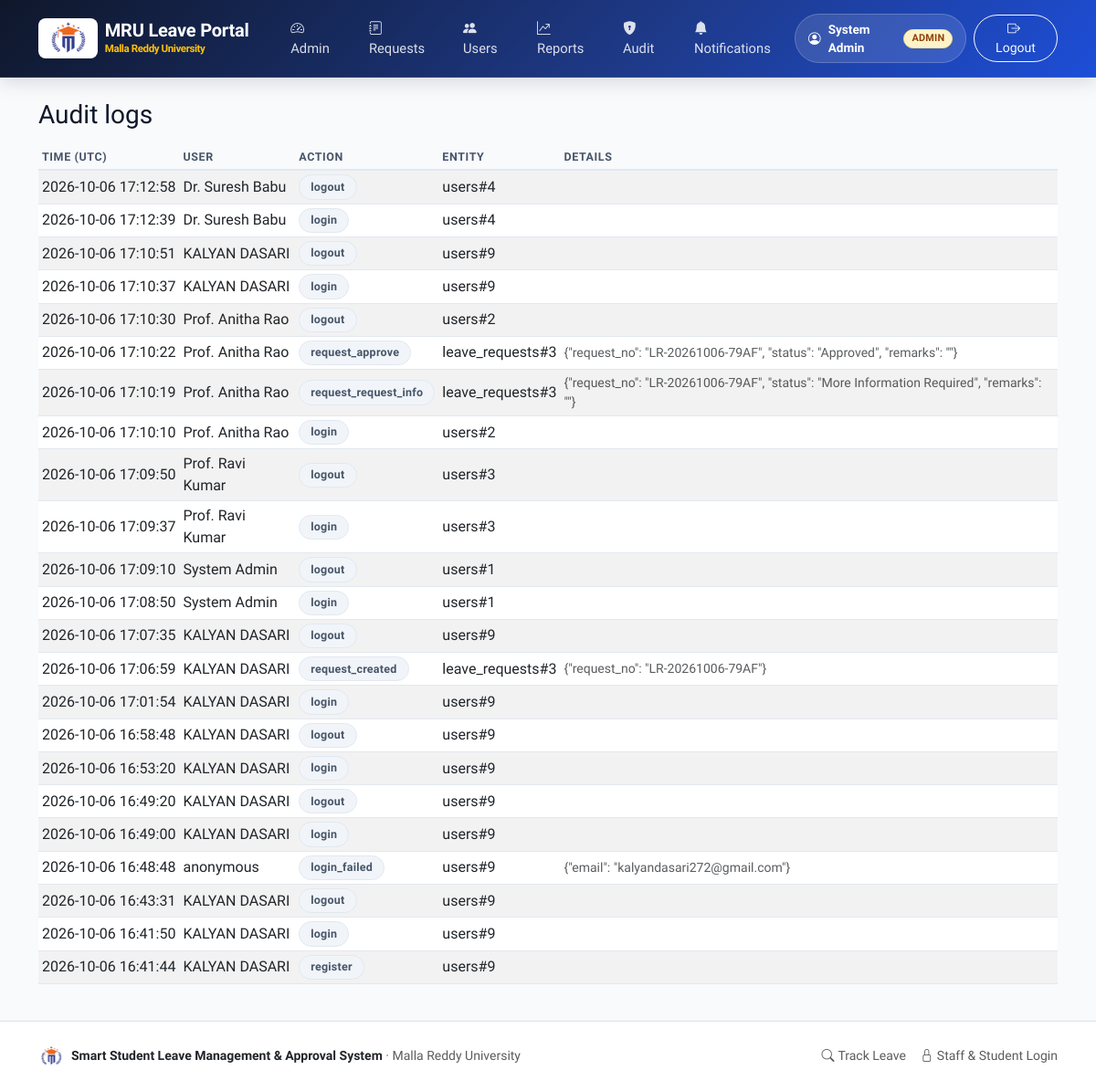
Before: /admin/audit (signed in) with the older database file.
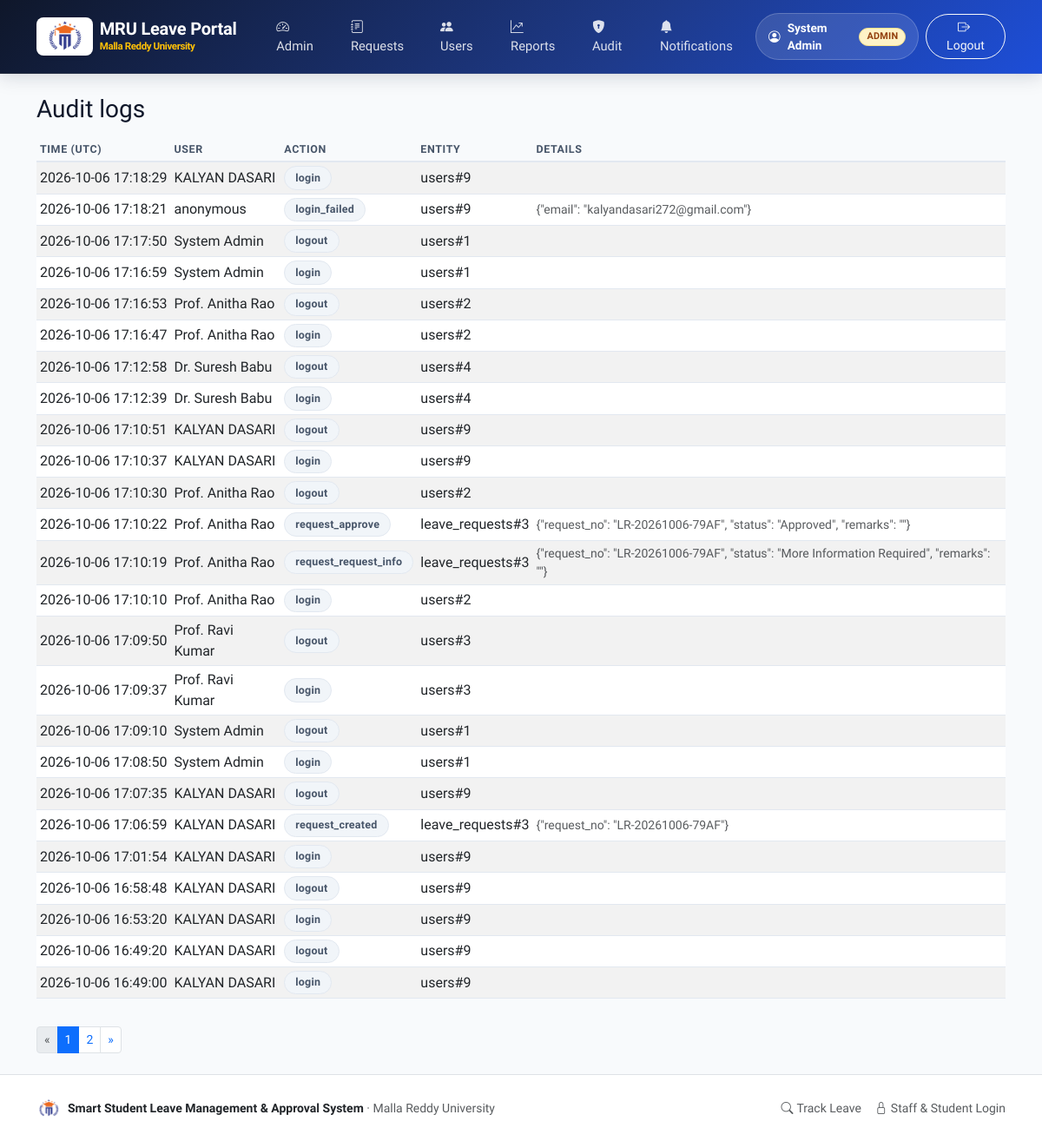
After: the same page with the newer database file.
### tables this page shows
CREATE TABLE users (
    id INTEGER PRIMARY KEY AUTOINCREMENT,
    name TEXT NOT NULL,
    roll_no TEXT,
    email TEXT NOT NULL COLLATE NOCASE UNIQUE,
    password_hash TEXT NOT NULL,
    role TEXT NOT NULL CHECK (role IN ('student', 'faculty', 'hod', 'admin')),
    department_id INTEGER REFERENCES departments(id),
    branch_id INTEGER REFERENCES branches(id),
    active INTEGER NOT NULL DEFAULT 1,
    created_at TEXT NOT NULL
);

CREATE TABLE audit_logs (
    id INTEGER PRIMARY KEY AUTOINCREMENT,
    user_id INTEGER REFERENCES users(id),
    action TEXT NOT NULL,
    entity TEXT,
    entity_id INTEGER,
    details TEXT NOT NULL DEFAULT '',
    created_at TEXT NOT NULL
);

### leave_management/admin_views.py (the view)
@bp.route("/audit")
@roles_required("admin")
def audit_logs():
    page = page_number(request.args.get("page"))
    per_page = 25
    total = query("SELECT COUNT(*) AS n FROM audit_logs", one=True)["n"]
    rows = query(
        """SELECT a.*, u.name AS user_name, u.email AS user_email
           FROM audit_logs a LEFT JOIN users u ON u.id = a.user_id
           ORDER BY a.created_at DESC, a.id DESC LIMIT ? OFFSET ?""",
        (per_page, (page - 1) * per_page),
    )
    return render_template("admin/audit.html", logs=rows, page=page, total=total, per_page=per_page)

### leave_management/db.py (called while the page is built)
def get_db() -> sqlite3.Connection:
    if "db" not in g:
        g.db = sqlite3.connect(current_app.config["DATABASE"])
        g.db.row_factory = sqlite3.Row
        g.db.execute("PRAGMA foreign_keys = ON")
    return g.db

def query(sql: str, args=(), one: bool = False):
    cur = get_db().execute(sql, args)
    rows = cur.fetchall()
    cur.close()
    if one:
        return rows[0] if rows else None
    return rows

### leave_management/notify.py (called while the page is built)
def unread_count(user_id) -> int:
    row = query(
        "SELECT COUNT(*) AS n FROM notifications WHERE recipient_id = ? AND is_read = 0 AND channel = 'in_app'",
        (user_id,),
        one=True,
    )
    return row["n"] if row else 0

### leave_management/security.py (called while the page is built)
def load_user():
    user_id = session.get("user_id")
    g.user = None
    if user_id:
        g.user = query(
            """SELECT u.*, d.name AS department_name, b.name AS branch_name
               FROM users u
               LEFT JOIN departments d ON d.id = u.department_id
               LEFT JOIN branches b ON b.id = u.branch_id
               WHERE u.id = ? AND u.active = 1""",
            (user_id,),
            one=True,
        )
        if g.user is None:
            session.pop("user_id", None)

def roles_required(*roles):
    def decorator(view):
        @wraps(view)
        def wrapper(*args, **kwargs):
            if g.user is None:
                flash("Please sign in to continue.", "warning")
                return redirect(url_for("auth.login", next=request.path))
            if g.user["role"] not in roles:
                abort(403)
            return view(*args, **kwargs)
        return wrapper
    return decorator

### leave_management/validators.py (called while the page is built)
def page_number(raw, default=1) -> int:
    try:
        return max(int(raw or default), 1)
    except (TypeError, ValueError):
        return default

### templates/admin/audit.html (shortened to what this page needs)
{% extends "base.html" %}
{% from "_macros.html" import pager %}
{% block content %}
<h3 class="mb-3">Audit logs</h3>
{% if not logs %}
<div class="alert alert-light border text-center py-5 text-muted">No audit entries recorded yet.</div>
{% else %}
<div class="table-responsive">
  <table class="table table-sm table-striped align-middle">
    <thead class="table-light"><tr><th>Time (UTC)</th><th>User</th><th>Action</th><th>Entity</th><th>Details</th></tr></thead>
    <tbody>
      {% for l in logs %}
      <tr>
        <td class="text-nowrap">{{ l.created_at }}</td>
        <td>{{ l.user_name or 'anonymous' }}</td>
        <td><span class="badge bg-secondary">{{ l.action }}</span></td>
        <td>{{ l.entity or '-' }}{% if l.entity_id %}#{{ l.entity_id }}{% endif %}</td>
        <td class="small text-muted">{{ l.details }}</td>
      </tr>
      {% endfor %}
    </tbody>
  </table>
</div>
{{ pager(page, total, per_page) }}
{% endif %}
{% endblock %}

### templates/base.html (shortened to what this page needs)
<!DOCTYPE html>
<html lang="en">
<head>
  <link href="https://cdn.jsdelivr.net/npm/bootstrap@5.3.0/dist/css/bootstrap.min.css" rel="stylesheet">
  <link href="https://cdn.jsdelivr.net/npm/bootstrap-icons@1.11.3/font/bootstrap-icons.min.css" rel="stylesheet">
  <link href="{{ url_for('static', filename='styles.css') }}" rel="stylesheet">
</head>
<body>
<nav class="navbar navbar-expand-lg mru-navbar no-print">
  <div class="container">
    <a class="navbar-brand mru-brand-title d-flex align-items-center gap-2" href="{{ url_for('main.dashboard') }}">
      <div class="bg-white rounded-3 px-2 py-1 shadow-sm d-flex align-items-center justify-content-center border border-white border-opacity-50" style="height: 44px;">
        <img src="{{ url_for('static', filename='images/mru-logo.png') }}" alt="Malla Reddy University" style="height: 36px; width: auto; object-fit: contain;">
      </div>
      <div class="d-flex flex-column">
        <span class="fw-bold fs-5 text-white" style="letter-spacing: -0.01em; line-height: 1.15;">MRU Leave Portal</span>
        <span class="text-warning small" style="font-size: 0.72rem; font-weight: 600;">Malla Reddy University</span>
      </div>
    </a>
    <div class="collapse navbar-collapse" id="nav">
      <ul class="navbar-nav me-auto ps-lg-3">
        {% if current_user %}
          {% if current_user.role == 'student' %}
            <li class="nav-item"><a class="nav-link" href="{{ url_for('student.dashboard') }}"><i class="bi bi-grid-fill me-1"></i> Dashboard</a></li>
            <li class="nav-item"><a class="nav-link" href="{{ url_for('student.new_request') }}"><i class="bi bi-file-earmark-plus-fill me-1"></i> Apply for Leave</a></li>
            <li class="nav-item"><a class="nav-link" href="{{ url_for('student.balances') }}"><i class="bi bi-clock-history me-1"></i> Leave Balance</a></li>
          {% elif current_user.role in ('faculty', 'hod') %}
            <li class="nav-item"><a class="nav-link" href="{{ url_for('review.dashboard') }}"><i class="bi bi-clipboard-check-fill me-1"></i> Review Queue</a></li>
          {% elif current_user.role == 'admin' %}
            <li class="nav-item"><a class="nav-link" href="{{ url_for('admin.dashboard') }}"><i class="bi bi-speedometer2 me-1"></i> Admin</a></li>
            <li class="nav-item"><a class="nav-link" href="{{ url_for('review.dashboard') }}"><i class="bi bi-journal-text me-1"></i> Requests</a></li>
            <li class="nav-item"><a class="nav-link" href="{{ url_for('admin.users') }}"><i class="bi bi-people-fill me-1"></i> Users</a></li>
            <li class="nav-item"><a class="nav-link" href="{{ url_for('admin.reports') }}"><i class="bi bi-graph-up-arrow me-1"></i> Reports</a></li>
            <li class="nav-item"><a class="nav-link" href="{{ url_for('admin.audit_logs') }}"><i class="bi bi-shield-lock-fill me-1"></i> Audit</a></li>
          {% endif %}
          <li class="nav-item">
            <a class="nav-link" href="{{ url_for('main.notifications') }}">
              <i class="bi bi-bell-fill me-1"></i> Notifications
            </a>
          </li>
        {% else %}
          <li class="nav-item"><a class="nav-link" href="{{ url_for('main.dashboard') }}"><i class="bi bi-house-door-fill me-1"></i> Home</a></li>
          <li class="nav-item"><a class="nav-link" href="{{ url_for('main.track') }}"><i class="bi bi-search me-1"></i> Track Leave</a></li>
        {% endif %}
      </ul>
      <ul class="navbar-nav align-items-lg-center gap-2">
        {% if current_user %}
          <li class="nav-item">
            <div class="user-pill">
              <i class="bi bi-person-circle"></i>
              <span>{{ current_user.name }}</span>
              <span class="badge bg-warning text-dark text-uppercase py-1 px-2" style="font-size: 0.68rem;">{{ current_user.role }}</span>
            </div>
          </li>
          <li class="nav-item">
            <form method="post" action="{{ url_for('auth.logout') }}" class="d-inline">
              <button class="btn btn-outline-light btn-sm px-3 rounded-pill">
                <i class="bi bi-box-arrow-right me-1"></i> Logout
              </button>
            </form>
          </li>
        {% endif %}
      </ul>
    </div>
  </div>
</nav>
<main class="container py-4">
  {% block content %}{% endblock %}
</main>
<footer class="mt-auto py-4 bg-white border-top text-muted small no-print">
  <div class="container d-flex flex-column flex-md-row justify-content-between align-items-center gap-3">
    <div class="d-flex align-items-center gap-2">
      <img src="{{ url_for('static', filename='images/mru-logo.png') }}" alt="MRU Logo" style="height: 28px; width: 28px; object-fit: contain;">
      <span><strong class="text-dark">Smart Student Leave Management &amp; Approval System</strong> &middot; Malla Reddy University</span>
    </div>
    <div class="d-flex gap-3">
      <a href="{{ url_for('main.track') }}" class="text-decoration-none text-muted"><i class="bi bi-search me-1"></i>Track Leave</a>
      <a href="{{ url_for('auth.login') }}" class="text-decoration-none text-muted"><i class="bi bi-lock me-1"></i>Staff &amp; Student Login</a>
    </div>
  </div>
</footer>
</body>
</html>

### templates/_macros.html (shortened to what this page needs)
{% macro pager(page, total, per_page) %}
{% set pages = ((total - 1) // per_page) + 1 if total > 0 else 1 %}
{% if pages > 1 %}
{% set args = request.args.to_dict() %}
<nav class="mt-3" aria-label="Pagination">
  <ul class="pagination pagination-sm mb-0">
    <li class="page-item {{ 'disabled' if page <= 1 }}">
      <a class="page-link" href="{{ url_for(request.endpoint, page=page-1, **args) }}">&laquo;</a>
    </li>
    {% for p in range(1, pages + 1) %}
      {% if p == page or p == 1 or p == pages or (p >= page - 2 and p <= page + 2) %}
      <li class="page-item {{ 'active' if p == page }}">
        <a class="page-link" href="{{ url_for(request.endpoint, page=p, **args) }}">{{ p }}</a>
      </li>
      {% elif p == page - 3 or p == page + 3 %}
      <li class="page-item disabled"><span class="page-link">&hellip;</span></li>
      {% endif %}
    {% endfor %}
    <li class="page-item {{ 'disabled' if page >= pages }}">
      <a class="page-link" href="{{ url_for(request.endpoint, page=page+1, **args) }}">&raquo;</a>
    </li>
  </ul>
</nav>
{% endif %}
{% endmacro %}

### static/styles.css (style rules this page uses)
:root { --primary: #1e40af; --primary-dark: #1e3a8a; --primary-light: #3b82f6; --primary-soft: #eff6ff; --primary-gradient: linear-gradient(135deg, #1e3a8a 0%, #2563eb 50%, #3b82f6 100%); --hero-gradient: linear-gradient(135deg, #0f172a 0%, #1e3a8a 60%, #1d4ed8 100%); --accent-gold: #f59e0b; --accent-gold-soft: #fef3c7; --success: #10b981; --warning: #f59e0b; --danger: #ef4444; --info: #06b6d4; --slate-50: #f8fafc; --slate-100: #f1f5f9; --slate-200: #e2e8f0; --slate-300: #cbd5e1; --slate-600: #475569; --slate-700: #334155; --slate-900: #0f172a; --shadow-sm: 0 1px 3px rgba(0, 0, 0, 0.06), 0 1px 2px rgba(0, 0, 0, 0.04); --shadow-md: 0 4px 6px -1px rgba(0, 0, 0, 0.07), 0 2px 4px -2px rgba(0, 0, 0, 0.05); --shadow-lg: 0 10px 25px -3px rgba(15, 23, 42, 0.08), 0 4px 10px -4px rgba(15, 23, 42, 0.04); --shadow-xl: 0 20px 30px -5px rgba(15, 23, 42, 0.12), 0 8px 12px -6px rgba(15, 23, 42, 0.06); --radius-sm: 0.375rem; --radius-md: 0.75rem; --radius-lg: 1rem; --radius-xl: 1.5rem; }
body { font-family: 'Plus Jakarta Sans', 'Inter', -apple-system, BlinkMacSystemFont, "Segoe UI", Roboto, sans-serif; background-color: var(--slate-50); color: var(--slate-900); min-height: 100vh; display: flex; flex-direction: column; -webkit-font-smoothing: antialiased; }
main { flex: 1 0 auto; }
.mru-navbar { background: var(--hero-gradient) !important; box-shadow: 0 4px 20px rgba(15, 23, 42, 0.15); border-bottom: 1px solid rgba(255, 255, 255, 0.1); padding: 0.75rem 0; }
.mru-brand-title { font-weight: 800; letter-spacing: -0.02em; font-size: 1.25rem; color: #ffffff !important; display: flex; align-items: center; gap: 0.6rem; }
.nav-link { font-weight: 500; font-size: 0.92rem; color: rgba(255, 255, 255, 0.85) !important; padding: 0.5rem 0.85rem !important; border-radius: 0.5rem; transition: all 0.2s ease; }
.user-pill { background: rgba(255, 255, 255, 0.12); border: 1px solid rgba(255, 255, 255, 0.2); padding: 0.35rem 0.85rem; border-radius: 9999px; color: #ffffff; font-size: 0.85rem; font-weight: 600; display: flex; align-items: center; gap: 0.5rem; }
.badge { font-weight: 600; letter-spacing: 0.02em; padding: 0.4rem 0.75rem; border-radius: 9999px; font-size: 0.78rem; }
.badge.bg-warning, .badge-pending { background-color: #fef3c7 !important; color: #92400e !important; border: 1px solid #fde68a; }
.badge.bg-secondary, .badge-cancelled, .badge-draft { background-color: #f1f5f9 !important; color: #475569 !important; border: 1px solid #e2e8f0; }
.table { border-color: var(--slate-200); }
.table thead th { background-color: var(--slate-50); color: var(--slate-600); font-size: 0.78rem; font-weight: 700; text-transform: uppercase; letter-spacing: 0.05em; border-bottom: 2px solid var(--slate-200); }

Changed rows visible on the page:
no longer on this page (row unchanged): audit_logs: created_at "2026-10-06 16:48:48", user_name "anonymous", action "login_failed", entity "users", entity_id "9", details "{\"email\": \"kalyandasari272@gmail.com\"}"
no longer on this page (row unchanged): audit_logs: created_at "2026-10-06 16:43:31", name "KALYAN DASARI", action "logout", entity "users", entity_id "9"
no longer on this page (row unchanged): audit_logs: created_at "2026-10-06 16:41:50", name "KALYAN DASARI", action "login", entity "users", entity_id "9"
no longer on this page (row unchanged): audit_logs: created_at "2026-10-06 16:41:44", name "KALYAN DASARI", action "register", entity "users", entity_id "9"
added audit_logs: created_at "2026-10-06 17:18:29", name "KALYAN DASARI", action "login", entity "users", entity_id "9"
added audit_logs: created_at "2026-10-06 17:18:21", user_name "anonymous", action "login_failed", entity "users", entity_id "9", details "{\"email\": \"kalyandasari272@gmail.com\"}"
added audit_logs: created_at "2026-10-06 17:17:50", name "System Admin", action "logout", entity "users", entity_id "1"
added audit_logs: created_at "2026-10-06 17:16:59", name "System Admin", action "login", entity "users", entity_id "1"
added audit_logs: created_at "2026-10-06 17:16:53", name "Prof. Anitha Rao", action "logout", entity "users", entity_id "2"
added audit_logs: created_at "2026-10-06 17:16:47", name "Prof. Anitha Rao", action "login", entity "users", entity_id "2"
Other visible differences:
new list line: "1"
new list line: "2"
